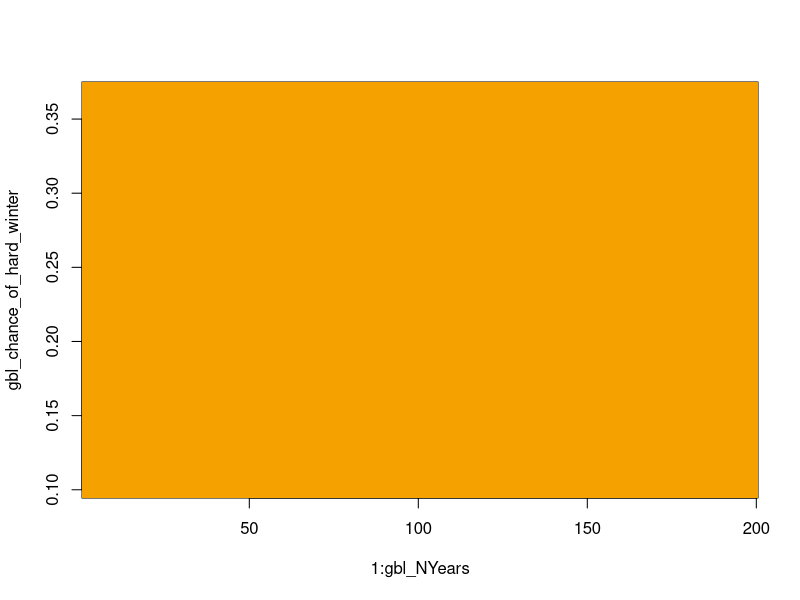

This chart was generated by the following R code:
# Anaid Garcia
# Project 7
# 12/11/20



# model variables
gbl_initial_pop_toadstools <- 500 # initial population of toadstools
gbl_chance_faerie <- 0.8          # the chance a toadstool will create a faerie in the spring
gbl_num_seeds_per_faerie <- 2     # the number of seeds a faerie can carry
gbl_chance_seed <- 0.7            # the chance a seed will germinate
gbl_hard_winter <- 0.7            # the percent of seeds that survive a hard winter
gbl_mild_winter <- 0.9            # the percent of seeds that survive a mild winter
gbl_max_toadstools <- 1000        # the max number of toadstools (carrying capacity)
gbl_min_toadstools <- 10          # the minimum number of toadstools for a viable population

# simulation variables
gbl_NSims <- 100                  # number of simulations to execute
gbl_NYears <- 200                 # number of years to simulation
gbl_chance_of_hard_winter = c( 1/10.0, 1/9.0, 1/8.0, 1/7.0, 1/6.0, 1/5.0, 1/4.0, 1/3.0 )

# calculates the number of toadstools after simulating a year
# returns the population size at the end of the year
simYear <- function( num_toadstools, hard_winter_chance ) {

  num_faeries <- num_toadstools * gbl_chance_faerie
  num_seeds  <- num_faeries * gbl_num_seeds_per_faerie
  this_year <- runif(1)
  if (this_year < hard_winter_chance){
    spring_toadstools <- num_seeds* gbl_hard_winter* gbl_chance_seed 
    return(spring_toadstools)
  }
  else{
    spring_toadstools <- num_seeds* gbl_mild_winter* gbl_chance_seed
    return(spring_toadstools)
  }
  if (spring_toadstool > gbl_max_toadstools){
    spring_toadstools <- gbl_max_toadstools
    return(spring_toadstools)
  }
  if(spring_toadstools< gbl_min_toadstools){
    spring_toadstools <- 0 
    return(spring_toadstools)
  }
}

# runs a simulation for the specified number of years and chance of a hard winter
# returns a vector with the population size for each year of the simulation
runSim <- function(num_years, chance_hard_winter) {
  year_results <- vector(mode = "double", length = num_years)
  pop_toadstools = gbl_initial_pop_toadstools
  for (year in 1:num_years){
    pop_toadstools <- simYear(pop_toadstools, chance_hard_winter)
    year_results[year] <- pop_toadstools
  }
  return(year_results)
}

# runs a group of simulations given number of simulations, number of years, and chance of a hard winter
# returns a single vector with the probability of survival for each year
runManySims <- function( num_sims, num_years, chance ) {
  # calculate the matrix of num_sims v. num_years
  # code: assign to results a new matrix with num_years columns and num_sims rows
  results <- matrix(ncol = num_years, nrow = num_sims)
  # code: for i in the number of simulations (1:num_sims)
  for (i in 1:num_sims ){
        results[i,] <- runSim(num_years, chance)
  }

  # for each year, calculate the percent that is not zero
  prob_of_survival <- vector(mode = "double", length = num_years)
  for(i in 1:num_years){
    prob_of_survival[i] <-  sum(results[,i] > 0 )/num_sims
  }
   return (prob_of_survival)
}

# runs a group of simulations, evaluating survival probabilities for each year
# for a set of chance of hard winter values.
# Returns a matrix with columns being chance of hard winter and rows being year
calcProbSurvival <- function( num_sims, num_years, chance_values ) {
  prob_survival <- matrix(nrow = num_years, ncol = length(chance_values))
  cur_col <- 1
  
  for (chance in chance_values){
    prob_survival[,cur_col] <- runManySims(num_sims, num_years, chance)
    cur_col <- cur_col +1
  }
 return (prob_survival)
}
print( simYear( 500, 1.0 ) )
print( simYear( 500, 0.0 ) )
print( round(runSim( 10, 0.0 ),0) )
print( round(runSim( 10, 1.0 ),0) )
set.seed(42)
print( round(runSim( 10, 0.2 ),0) )
set.seed(42)
print( round( runManySims( 100, 30, 0.5 ), 2 ) )
all_results <- calcProbSurvival( gbl_NSims, gbl_NYears, gbl_chance_of_hard_winter )
image(x=1:gbl_NYears, y=gbl_chance_of_hard_winter, z=all_results)
